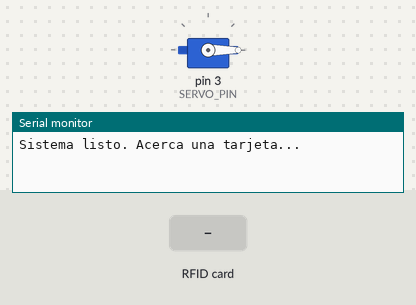
Recording of a sketch running on a simulated Arduino Uno, built with avr-gcc and run on an emulated ATmega328P. Parts: servo, the last lines printed to the serial monitor. Inputs (shaded band) come from the test bench.

Above: at 1.2 s.
1.3 s: RFID card 91 EA A6 66 held to the reader
At 2.8 s:
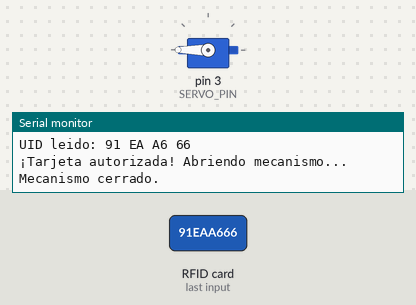
3.8 s: RFID card 5E 7A 19 C4 held to the reader
Timing chart, 0 to 6.8 s (numbered marks = the images above; inputs shaded):
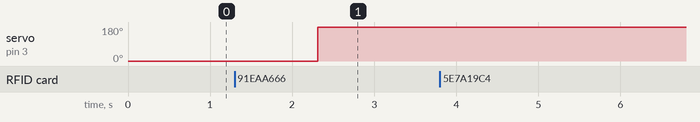

Measured:
- after the input at 1.3 s, servo on pin 3 (SERVO_PIN): 0° → 180° after 1.0 s

The sketch:

Codigo_Proyecto.ino
```cpp
#include <SPI.h>
#include <MFRC522.h>
#include <Servo.h>

// Definir pines para el lector RFID
constexpr uint8_t RST_PIN = 9;  // Pin de reset
constexpr uint8_t SS_PIN = 10;  // Pin SDA (Chip Select)

MFRC522 mfrc522(SS_PIN, RST_PIN);  // Crear instancia del lector MFRC522
Servo miServo;                     // Crear instancia para el servomotor

const int SERVO_PIN = 3;           // Pin digital donde está conectado el servo

// UID autorizado (tarjeta específica)
// UID: 91 EA A6 66
byte tarjetaAutorizada[] = {0x91, 0xEA, 0xA6, 0x66};

void setup() {
  Serial.begin(9600);   // Inicializar comunicación serial a 9600 baudios
  while (!Serial);      // Esperar a que se abra el puerto serial

  SPI.begin();          // Inicializar el bus SPI
  mfrc522.PCD_Init();   // Inicializar el módulo RC522

  miServo.attach(SERVO_PIN);  // Asociar el servo al pin 3
  miServo.write(0);           // Posicionar el servo en 0 grados al iniciar

  Serial.println("Sistema listo. Acerca una tarjeta...");
  Serial.println();
}

void loop() {
  // Detectar si hay una nueva tarjeta presente
  if (!mfrc522.PICC_IsNewCardPresent()) {
    return;
  }

  // Leer la tarjeta detectada
  if (!mfrc522.PICC_ReadCardSerial()) {
    return;
  }

  // Mostrar el UID leído por el Monitor Serial
  Serial.print("UID leido:");
  for (byte i = 0; i < mfrc522.uid.size; i++) {
    Serial.print(mfrc522.uid.uidByte[i] < 0x10 ? " 0" : " ");
    Serial.print(mfrc522.uid.uidByte[i], HEX);
  }
  Serial.println();

  // Verificar si la tarjeta leída coincide con la autorizada
  if (compararUID(mfrc522.uid.uidByte, tarjetaAutorizada)) {
    Serial.println("¡Tarjeta autorizada! Abriendo mecanismo...");

    miServo.write(0);  // Gira el servo a 180 grados
    delay(1000);         // Espera X segundos en esa posición
    miServo.write(180);    // Regresa el servo a 0 grados

    Serial.println("Mecanismo cerrado.");
  } else {
    Serial.println("Acceso denegado.");
  }

  // Detener la lectura actual para permitir leer de nuevo
  mfrc522.PICC_HaltA();
  mfrc522.PCD_StopCrypto1();
}

// Función auxiliar para comparar los bytes del UID
bool compararUID(byte lectura[], byte autorizada[]) {
  for (byte i = 0; i < 4; i++) {
    if (lectura[i] != autorizada[i]) {
      return (false);
    }
  }
  return (true);
}
```
